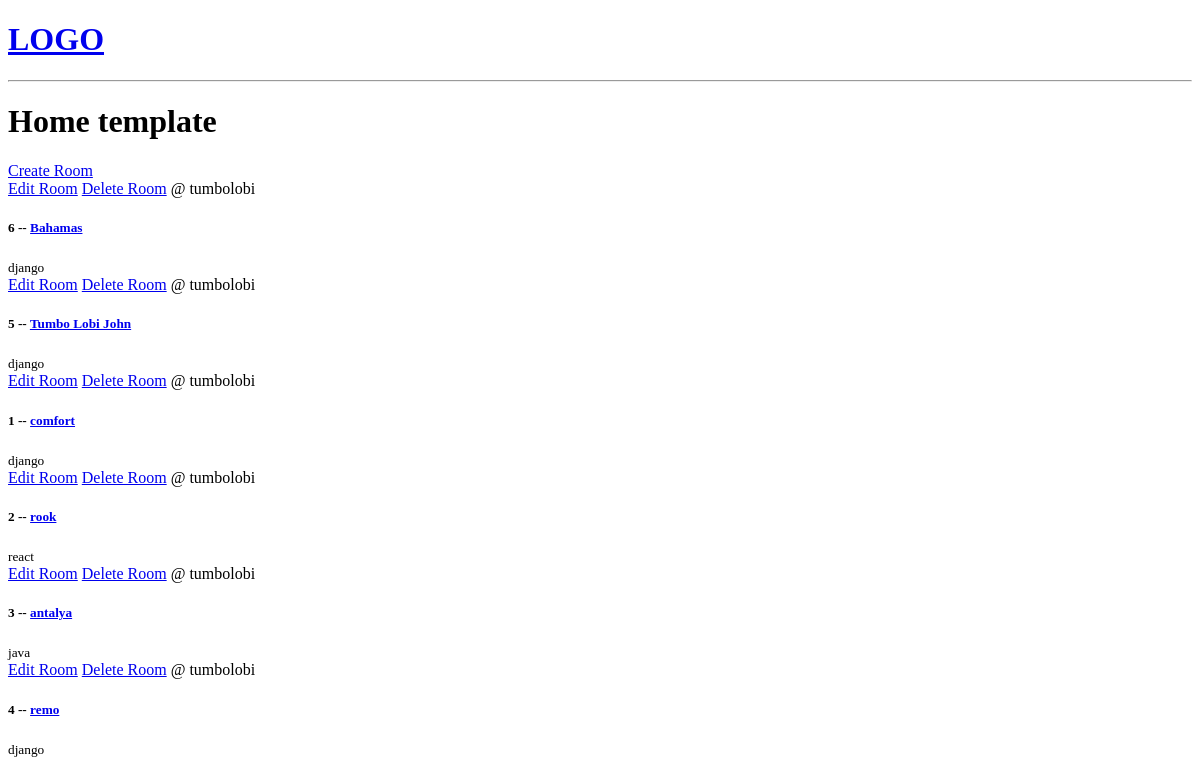
Before: / with the older database file.
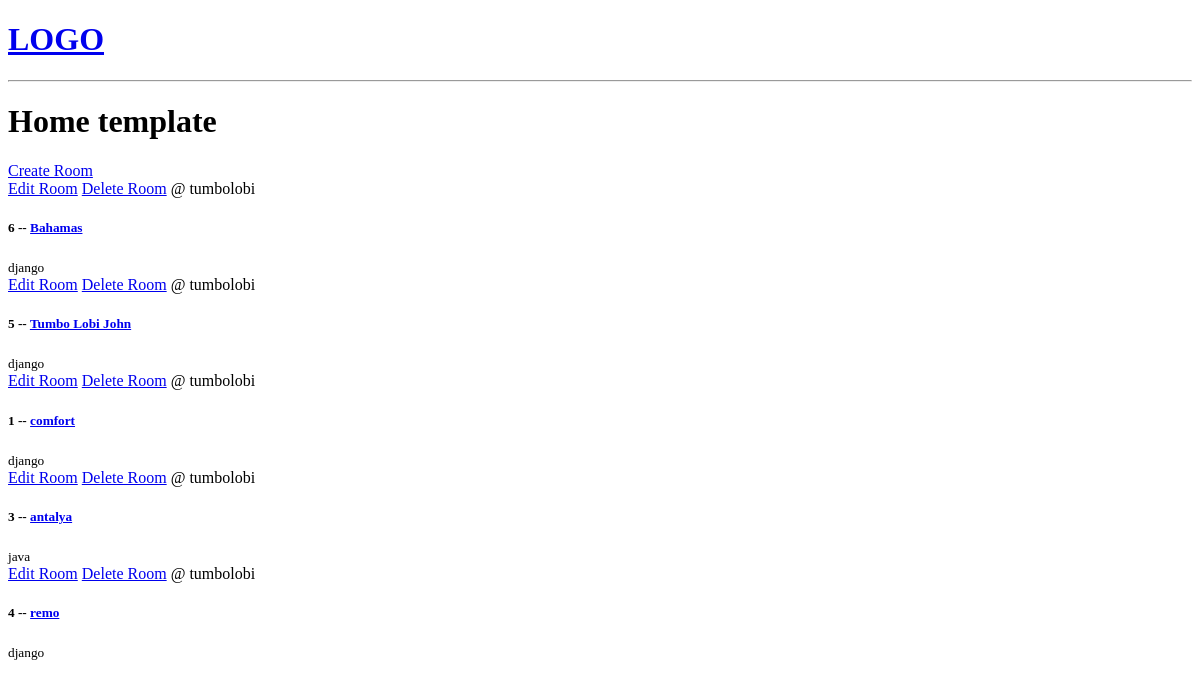
After: the same page with the newer database file.
### base/models.py (models this page shows, shortened)
class Room(models.Model):
    host = models.ForeignKey(User, on_delete=models.SET_NULL, null=True)
    topic = models.ForeignKey(Topic, on_delete=models.SET_NULL, null=True)
    name = models.CharField(max_length=200)
    description = models.TextField(null=True, blank=True)
    update = models.DateTimeField(auto_now=True)
    created_at = models.DateTimeField(auto_now_add=True)
    class Meta:
        ordering = ['-update', '-created_at']

class Topic(models.Model):
    name = models.CharField(max_length=200)

### base/views.py (the view)
# urls.py: path("", views.home, name="home"),
def home(request):
    rooms = Room.objects.all()
    context = {'rooms': rooms}
    return render(request, 'home.html', context)

### templates/home.html
{% extends 'main.html' %}
{% block content %}
<h1 xmlns="http://www.w3.org/1999/html">
    Home template
</h1>
    <div>
        <a href = '{% url "create-room" %}'>Create Room</a>
        <div>
            {% for room in rooms %}
                <div>
                    <a href="{% url 'update-room' room.id %}">Edit Room</a>
                    <a href="{% url 'delete-room' room.id %}">Delete Room</a>
                    <span>@ {{ room.host.username }}</span>
                    <h5>{{ room.id }} -- <a href="{% url 'room' room.id %}">{{ room.name }}</a></h5>
                    <small>{{ room.topic.name }}</small>
                </div>
            {% endfor %}
        </div>
    </div>
{% endblock content %}

### templates/main.html (shortened to what this page needs)
<!DOCTYPE html>
<html lang="en">
<head>
</head>
<body>
    {% include 'navbar.html' %}
    {% block content %}
    {% endblock %}
</body>
</html>

### templates/navbar.html
<a href="/">
    <h1>LOGO</h1>
</a>
<hr>

Changed rows visible on the page:
removed Room: host.username "tumbolobi", id "2", name "rook", topic.name "react"
